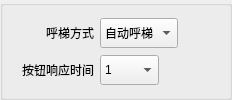
        <widget class="QGroupBox" name="group_card_callflr">
         <property name="title">
          <string/>
         </property>
         <layout class="QVBoxLayout" name="verticalLayout_2">
          <item>
           <layout class="QHBoxLayout" name="horizontalLayout_13">
            <item>
             <widget class="QLabel" name="label_29">
              <property name="minimumSize">
               <size>
                <width>80</width>
                <height>25</height>
               </size>
              </property>
              <property name="maximumSize">
               <size>
                <width>80</width>
                <height>25</height>
               </size>
              </property>
              <property name="text">
               <string>呼梯方式</string>
              </property>
              <property name="alignment">
               <set>Qt::AlignRight|Qt::AlignTrailing|Qt::AlignVCenter</set>
              </property>
             </widget>
            </item>
            <item>
             <widget class="QComboBox" name="comboBox_calltype">
              <property name="sizePolicy">
               <sizepolicy hsizetype="Expanding" vsizetype="Expanding">
                <horstretch>0</horstretch>
                <verstretch>0</verstretch>
               </sizepolicy>
              </property>
              <property name="minimumSize">
               <size>
                <width>0</width>
                <height>30</height>
               </size>
              </property>
              <property name="maximumSize">
               <size>
                <width>150</width>
                <height>30</height>
               </size>
              </property>
              <item>
               <property name="text">
                <string>自动呼梯</string>
               </property>
              </item>
              <item>
               <property name="text">
                <string>手动呼梯</string>
               </property>
              </item>
             </widget>
            </item>
            <item>
             <spacer name="horizontalSpacer_13">
              <property name="orientation">
               <enum>Qt::Horizontal</enum>
              </property>
              <property name="sizeHint" stdset="0">
               <size>
                <width>40</width>
                <height>20</height>
               </size>
              </property>
             </spacer>
            </item>
           </layout>
          </item>
          <item>
           <layout class="QHBoxLayout" name="horizontalLayout_29">
            <item>
             <widget class="QLabel" name="label_28">
              <property name="minimumSize">
               <size>
                <width>80</width>
                <height>25</height>
               </size>
              </property>
              <property name="maximumSize">
               <size>
                <width>80</width>
                <height>25</height>
               </size>
              </property>
              <property name="text">
               <string>按钮响应时间</string>
              </property>
              <property name="alignment">
               <set>Qt::AlignRight|Qt::AlignTrailing|Qt::AlignVCenter</set>
              </property>
             </widget>
            </item>
            <item>
             <widget class="QComboBox" name="comboBox_response_time">
              <property name="sizePolicy">
               <sizepolicy hsizetype="Expanding" vsizetype="Expanding">
                <horstretch>0</horstretch>
                <verstretch>0</verstretch>
               </sizepolicy>
              </property>
              <property name="minimumSize">
               <size>
                <width>0</width>
                <height>30</height>
               </size>
              </property>
              <property name="maximumSize">
               <size>
                <width>150</width>
                <height>30</height>
               </size>
              </property>
              <item>
               <property name="text">
                <string>1</string>
               </property>
              </item>
              <item>
               <property name="text">
                <string>2</string>
               </property>
              </item>
              <item>
               <property name="text">
                <string>3</string>
               </property>
              </item>
              <item>
               <property name="text">
                <string>4</string>
               </property>
              </item>
              <item>
               <property name="text">
                <string>5</string>
               </property>
              </item>
             </widget>
            </item>
            <item>
             <spacer name="horizontalSpacer_35">
              <property name="orientation">
               <enum>Qt::Horizontal</enum>
              </property>
              <property name="sizeHint" stdset="0">
               <size>
                <width>40</width>
                <height>20</height>
               </size>
              </property>
             </spacer>
            </item>
           </layout>
          </item>
         </layout>
        </widget>
